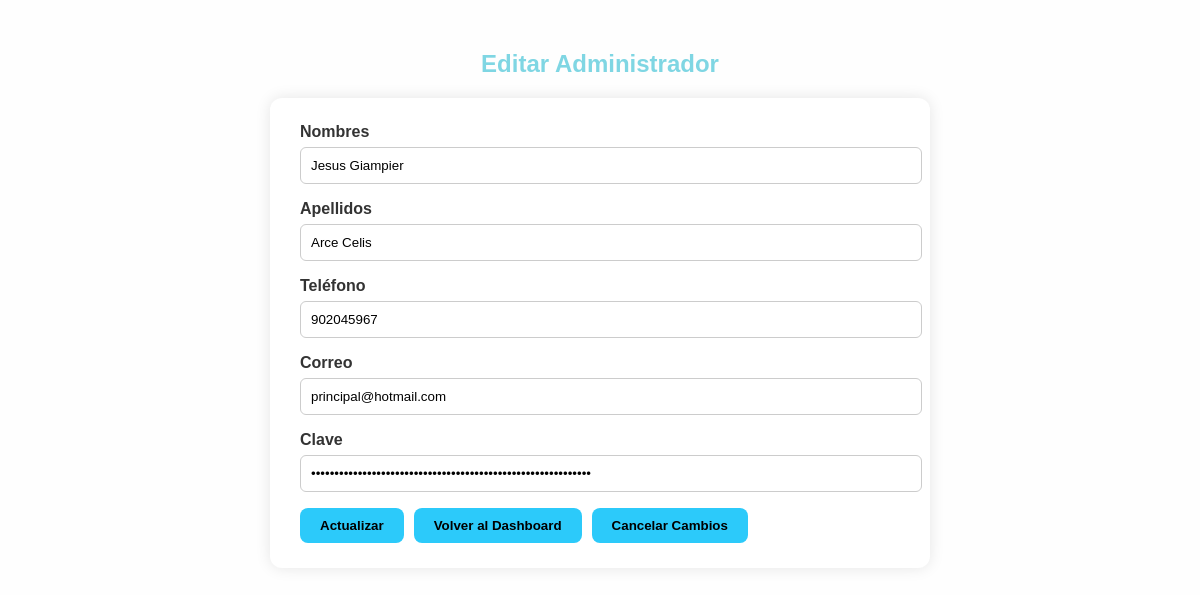
The page /PROYECTO_PELUCHE/admin/index.php?controller=administrador&action=editar&id=1 (signed in) on the database its author committed.
### tables this page shows
CREATE TABLE `administradores` (
  `id_admin` int(11) NOT NULL,
  `nombres` varchar(100) NOT NULL,
  `apellidos` varchar(100) NOT NULL,
  `telefono` varchar(9) NOT NULL,
  `correo` varchar(100) NOT NULL,
  `clave` varchar(100) NOT NULL,
  `estado_activo` tinyint(1) DEFAULT 1,
  `rol` enum('admin') NOT NULL DEFAULT 'admin'
);

### PROYECTO_PELUCHE/admin/controllers/AdministradorController.php (called while the page is built, shortened)
<?php
require_once(__DIR__ . '/../models/DAOAdministrador.php');
class AdministradorController {
    public function editar() {
        $id_admin = $_GET['id'] ?? null;
        $dao = new DAOAdministrador();
        $administrador = $dao->obtenerAdministradorPorId($id_admin);
        require_once(__DIR__ . '/../views/VeditarAdministrador.php');
    }
}

### PROYECTO_PELUCHE/config/database.php (called while the page is built)
<?php
class Database {
    public static function connect() {
        $host = 'localhost';
        $db = 'bdpeluches';
        $user = 'root';
        $pass = '';
        try {
            $conexion = new PDO("mysql:host=$host;dbname=$db;charset=utf8", $user, $pass);
            $conexion->setAttribute(PDO::ATTR_ERRMODE, PDO::ERRMODE_EXCEPTION);
            return $conexion;
        } catch (PDOException $e) {
            die("Conexión fallida: " . $e->getMessage());
        }
    }
}

### PROYECTO_PELUCHE/admin/models/DAOAdministrador.php (called while the page is built, shortened)
<?php
require_once(__DIR__ . '/../../config/database.php');
class DAOAdministrador {
    private $pdo;
    public function __construct() {
        $this->pdo = Database::connect();
    }
    public function obtenerAdministradorPorId($id_admin) {
        $sql = "SELECT * FROM administradores WHERE id_admin = :id_admin";
        $stmt = $this->pdo->prepare($sql);
        $stmt->bindParam(':id_admin', $id_admin);
        $stmt->execute();
        return $stmt->fetch(PDO::FETCH_ASSOC);
    }
}

### PROYECTO_PELUCHE/admin/views/VeditarAdministrador.php (the view, shortened to what this page needs)
<!DOCTYPE html>
<html lang="es">
<head>
    <link rel="stylesheet" href="Style/estilo_editar.css">
</head>
<body>
    <h2>Editar Administrador</h2>
    <form method="POST" action="index.php?controller=administrador&action=actualizar">
        <label for="nombres">Nombres</label>
        <input type="text" id="nombres" name="nombres" value="<?= htmlspecialchars($administrador['nombres']) ?>" required>
        <label for="apellidos">Apellidos</label>
        <input type="text" id="apellidos" name="apellidos" value="<?= htmlspecialchars($administrador['apellidos']) ?>" required>
        <label for="telefono">Teléfono</label>
        <input type="text" id="telefono" name="telefono" value="<?= htmlspecialchars($administrador['telefono']) ?>" required>
        <label for="correo">Correo</label>
        <input type="email" id="correo" name="correo" value="<?= htmlspecialchars($administrador['correo']) ?>" required>
        <label for="clave">Clave</label>
        <input type="password" id="clave" name="clave" value="<?= htmlspecialchars($administrador['clave']) ?>" required>
        <div style="display: flex; gap: 10px;">
    <button type="submit">Actualizar</button>
    <button type="button" onclick="window.location.href='index.php?controller=dashboard&action=index'">Volver al Dashboard</button>
    <button type="button" onclick="window.location.href='index.php?controller=administrador&action=index'">Cancelar Cambios</button>
</div>
</form>
</body>
</html>

### PROYECTO_PELUCHE/admin/Style/estilo_editar.css (style rules this page uses)
body { font-family: 'Lucida Sans Unicode', sans-serif; background: #fefefe; color: #000; margin: 0; padding: 30px; display: flex; flex-direction: column; align-items: center; }
h2, h1 { color: #7FD6E3; margin-bottom: 20px; text-align: center; }
form { background: #fff; padding: 25px 30px; border-radius: 12px; box-shadow: 0 0 15px rgba(0,0,0,0.1); max-width: 600px; width: 100%; animation: fadeIn 0.5s ease; }
label { display: block; margin-bottom: 6px; font-weight: bold; color: #333; }
input[type="text"], input[type="number"], input[type="decimal"], input[type="email"], input[type="password"], select, textarea { width: 100%; padding: 10px; margin-bottom: 16px; border: 1px solid #ccc; border-radius: 6px; background: #ffffff; transition: 0.3s ease; }
button { background: #2ccafa; color: #000; padding: 10px 20px; border: none; border-radius: 8px; font-weight: bold; cursor: pointer; transition: background 0.3s ease; }

### rows shown on the page
administradores: nombres "Jesus Giampier", apellidos "Arce Celis", telefono "902045967", correo "principal@hotmail.com"
